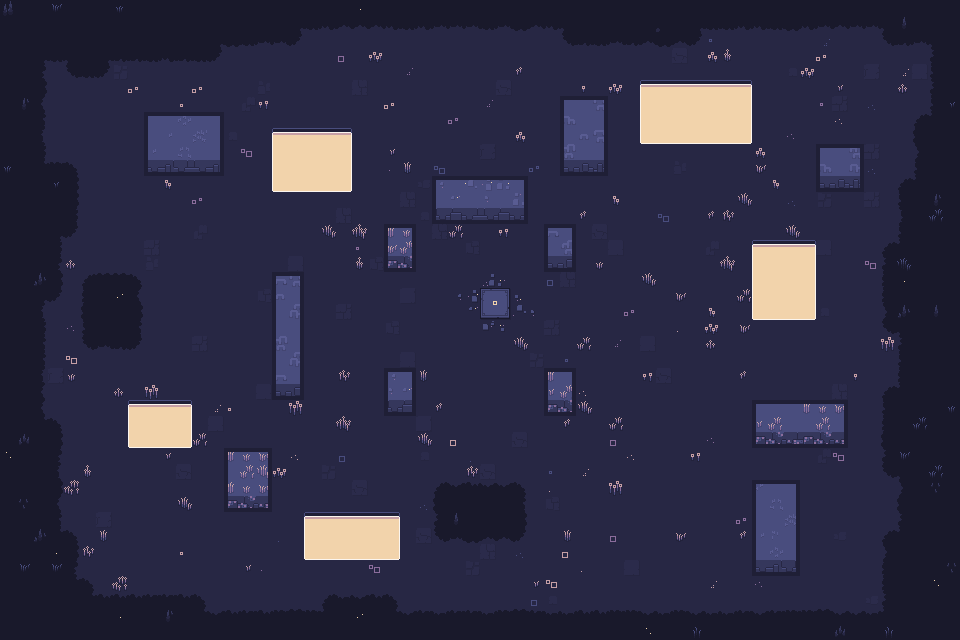

A level layout from a 2D game, rendered from its tile map. Below: a short description, then the map file with tile-grid data replaced by summaries:
An orthogonal 60x40 tile map with 16x16 px tiles, 6 tile layers (Ground, GroundDetail, Water, Walls, ...), 2 tilesets and 55 objects (8x enemy, 4x barrel, 3x tree_round, 2x portal, 2x portal_fill, ...).

<map version="1.10" tiledversion="1.12.2" orientation="orthogonal" renderorder="right-down" width="60" height="40" tilewidth="16" tileheight="16" infinite="0" backgroundcolor="#19192b" nextlayerid="9" nextobjectid="62">
 <tileset firstgid="1" source="tiles.tsx" />
 <tileset firstgid="741" source="props.tsx" />
 <layer id="1" name="Ground" width="60" height="40">
  <data>[2400 cells, 2400 non-empty, 1 distinct tile ids]</data>
 </layer>
 <layer id="2" name="GroundDetail" width="60" height="40">
  <data>[2400 cells, 222 non-empty, 75 distinct tile ids]</data>
 </layer>
 <layer id="3" name="Water" width="60" height="40">
  <data>[2400 cells, 98 non-empty, 9 distinct tile ids]</data>
 </layer>
 <layer id="4" name="Walls" width="60" height="40">
  <data>[2400 cells, 150 non-empty, 42 distinct tile ids]</data>
 </layer>
 <layer id="5" name="WallShadow" width="60" height="40">
  <data>[2400 cells, 126 non-empty, 8 distinct tile ids]</data>
 </layer>
 <layer id="6" name="Outside" width="60" height="40">
  <data>[2400 cells, 626 non-empty, 83 distinct tile ids]</data>
 </layer>
 <objectgroup id="7" name="Props">
  <object id="1" name="portal" gid="743" x="432" y="112" width="50" height="51" />
  <object id="2" name="portal_fill" gid="748" x="446" y="110" width="22" height="29" />
  <object id="3" name="lantern" gid="747" x="384" y="112" width="14" height="42" />
  <object id="4" name="lantern" gid="747" x="512" y="112" width="14" height="42" />
  <object id="5" name="tree_big" gid="742" x="64" y="144" width="43" height="51" />
  <object id="6" name="tree_round" gid="745" x="104" y="208" width="24" height="47" />
  <object id="7" name="tree_tall" gid="741" x="56" y="448" width="20" height="54" />
  <object id="8" name="tree_double" gid="746" x="832" y="352" width="43" height="49" />
  <object id="9" name="tree_round" gid="745" x="864" y="512" width="24" height="47" />
  <object id="10" name="tree_tall" gid="741" x="704" y="560" width="20" height="54" />
  <object id="11" name="tree_big" gid="742" x="160" y="576" width="43" height="51" />
  <object id="12" name="tree_double" gid="746" x="624" y="208" width="43" height="49" />
  <object id="13" name="tree_round" gid="745" x="240" y="256" width="24" height="47" />
  <object id="14" name="trunk" gid="758" x="464" y="424" width="14" height="20" />
  <object id="15" name="trunk_small" gid="759" x="688" y="480" width="14" height="16" />
  <object id="16" name="barrel" gid="755" x="224" y="192" width="19" height="23" />
  <object id="17" name="barrel_tank" gid="756" x="176" y="384" width="17" height="21" />
  <object id="18" name="barrel_small" gid="757" x="616" y="176" width="17" height="20" />
  <object id="19" name="barrel_stack" gid="754" x="736" y="456" width="17" height="24" />
  <object id="20" name="barrel" gid="755" x="528" y="464" width="19" height="23" />
  <object id="21" name="barrel_small" gid="757" x="496" y="288" width="17" height="20" />
  <object id="22" name="barrel" gid="755" x="336" y="352" width="19" height="23" />
  <object id="23" name="barrel_tank" gid="756" x="656" y="352" width="17" height="21" />
  <object id="24" name="barrel" gid="755" x="840" y="208" width="19" height="23" />
  <object id="25" name="barrel_stack" gid="754" x="288" y="456" width="17" height="24" />
  <object id="26" name="chest" gid="760" x="848" y="128" width="19" height="20" />
  <object id="27" name="chest_gold" gid="761" x="200" y="512" width="19" height="20" />
  <object id="28" name="chest_rich" gid="762" x="776" y="336" width="19" height="20" />
  <object id="29" name="crate" gid="763" x="275" y="528" width="18" height="21" />
  <object id="30" name="crate" gid="763" x="864" y="464" width="18" height="21" />
  <object id="31" name="gold_box" gid="764" x="592" y="528" width="15" height="19" />
  <object id="32" name="gold_box3" gid="766" x="611" y="528" width="15" height="20" />
  <object id="33" name="gold_box_empty" gid="769" x="630" y="528" width="15" height="19" />
  <object id="34" name="sign_tall" gid="751" x="368" y="176" width="15" height="29" />
  <object id="35" name="sign_double" gid="752" x="712" y="160" width="18" height="32" />
  <object id="36" name="sign_small" gid="753" x="128" y="368" width="16" height="17" />
  <object id="37" name="statue_small" gid="749" x="576" y="304" width="12" height="21" />
  <object id="38" name="statue_cat" gid="750" x="360" y="304" width="12" height="18" />
  <object id="39" name="totem" gid="744" x="128" y="512" width="20" height="48" />
  <object id="55" name="health" gid="770" x="448" y="288" width="9" height="9" />
  <object id="56" name="time" gid="771" x="480" y="272" width="9" height="9" />
  <object id="57" name="speed" gid="772" x="512" y="272" width="9" height="9" />
  <object id="58" name="portal" gid="743" x="432" y="594" width="50" height="51" />
  <object id="59" name="portal_fill" gid="748" x="446" y="592" width="22" height="29" />
  <object id="60" gid="747" x="384" y="592" width="14" height="42" />
  <object id="61" gid="747" x="512" y="592" width="14" height="42" />
 </objectgroup>
 <objectgroup id="8" name="Spawns">
  <object id="46" name="player" x="496" y="304">
   <point />
  </object>
  <object id="47" name="enemy" x="128" y="88">
   <point />
  </object>
  <object id="48" name="enemy" x="480" y="64">
   <point />
  </object>
  <object id="49" name="enemy" x="800" y="72">
   <point />
  </object>
  <object id="50" name="enemy" x="832" y="288">
   <point />
  </object>
  <object id="51" name="enemy" x="832" y="544">
   <point />
  </object>
  <object id="52" name="enemy" x="480" y="576">
   <point />
  </object>
  <object id="53" name="enemy" x="96" y="544">
   <point />
  </object>
  <object id="54" name="enemy" x="192" y="336">
   <point />
  </object>
 </objectgroup>
</map>
